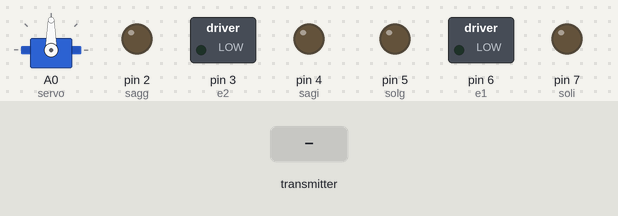
The sketch below on a simulated Arduino Uno, built with avr-gcc and run on an emulated ATmega328P. Shown: servo, switched loads named in the sketch (green lamp = pin HIGH), output pins drawn as LEDs (lit = HIGH). The inputs (shaded band) are chosen by the test bench. No radio packets arrive unless stated.

Above: at 1.2 s.
1.3 s: the transmitter starts sending joystick.0 = 0
At 2.5 s:
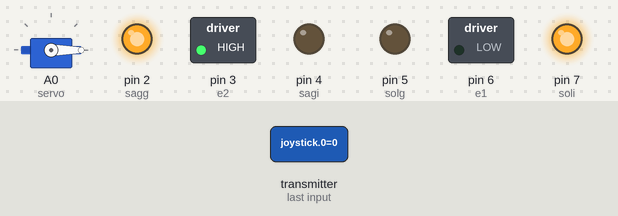
2.8 s: the transmitter starts sending joystick.1 = 256
At 3.9 s:
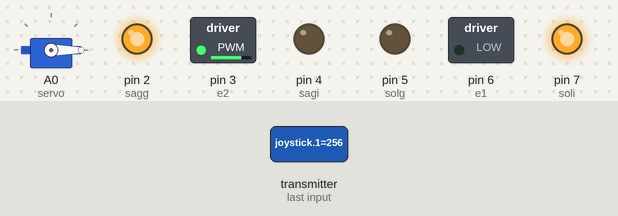
4.3 s: the transmitter starts sending joystick.0 = 256
At 5.0 s:
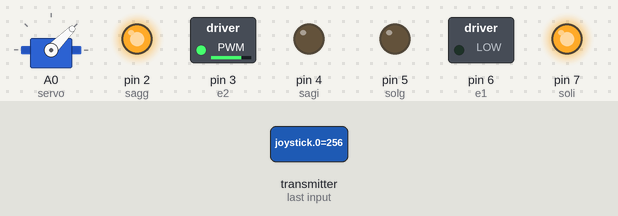
5.8 s: the transmitter starts sending joystick.1 = 0
At 6.2 s:
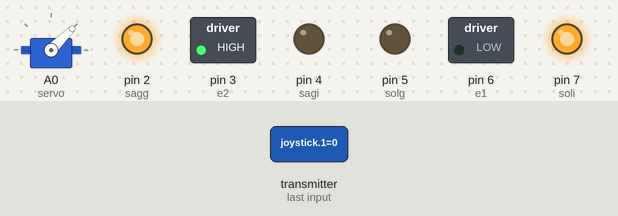
7.3 s: the transmitter starts sending joystick.0 = 512
At 8.5 s:
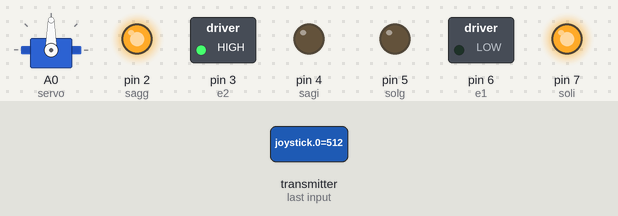
8.8 s: the transmitter starts sending joystick.1 = 512
At 9.6 s:
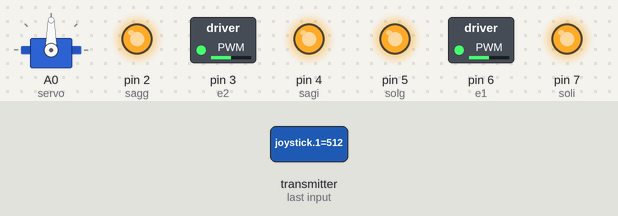
Timing chart, 0 to 11.3 s (numbered marks = the images above; inputs shaded):
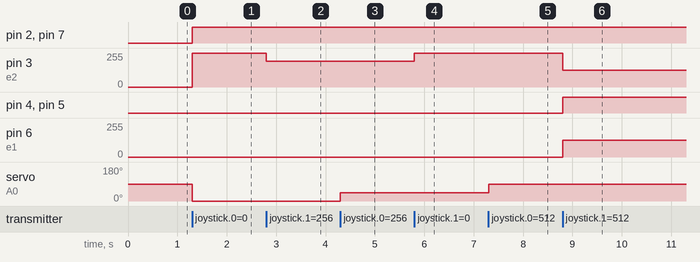

Measured:
- after the input at 1.3 s, pin 2 (sagg), pin 7 (soli): LOW → HIGH at once; pin 3 (e2): 0/255 → 255/255 at once; servo on A0 (servo): 90° → 0° at once
- after the input at 2.8 s, pin 3 (e2): 255/255 → 192/255 at once
- after the input at 4.3 s, servo on A0 (servo): 0° → 45° at once
- after the input at 5.8 s, pin 3 (e2): 192/255 → 255/255 at once
- after the input at 7.3 s, servo on A0 (servo): 45° → 90° at once
- after the input at 8.8 s, pin 3 (e2): 255/255 → 127/255 at once; pin 4 (sagi), pin 5 (solg): LOW → HIGH at once; pin 6 (e1): 0/255 → 127/255 at once

The sketch:

gemi_alici_receiver_.ino
```cpp
//ARDUINO HOCAM UZAKTAN KUMANDALI GEMİ PROJESİ
//ALICI KODLARI

#include <SPI.h>
#include <nRF24L01.h>
#include <RF24.h>
#include<Servo.h>

Servo servo;

#define CE_PIN   8
#define CSN_PIN 9

const int soli = 7; //l298n in1 bağlantısı
const int solg = 5;//in2
const int sagi = 4;//in3
const int sagg = 2;//in4
const int e1 = 6;//enable a
const int e2 = 3;//enable b

const uint64_t pipe = 0xE8E8F0F0E1LL;

RF24 radio(CE_PIN, CSN_PIN);
int joystick[2];  //gelen veriler

void setup() {
  servo.attach(A0);
  radio.begin();
  radio.openReadingPipe(1, pipe);
  radio.startListening();;
  Serial.begin(9600);
  servo.write(90);
  pinMode(soli, OUTPUT);
  pinMode(solg, OUTPUT);
  pinMode(sagi, OUTPUT);
  pinMode(sagg, OUTPUT);
  pinMode(e1, OUTPUT);
  pinMode(e2, OUTPUT);
}

void loop() {


  if (radio.available())
  {
    radio.read( joystick, sizeof(joystick) ); //Gelen veriler 2 elemanlı olarak okunacak
    gemi(joystick[0], joystick[1]); // Sonra bu verileri kullanacağım "gemi" adlı fonksiyonu yazıyoruz

  }


}
void gemi(int X_ekseni, int Y_ekseni) {

  int  hiz1 = map(Y_ekseni, 0, 1023, 0, 255);
  int  hiz3 = map(X_ekseni, 0, 1023, 0, 180);//servo için değerler

servo.write(hiz3);

  if (hiz1 < 122) //geri giderken
  {
    int  hiz2 = 255 - hiz1;


    analogWrite(e2, hiz2 );
    digitalWrite(soli, hiz2);
    digitalWrite(solg, LOW);
    digitalWrite(sagg, hiz2);
    digitalWrite(sagi
    , LOW);
  }

  if (hiz1 > 133)//ileri giderken
  {
    analogWrite(e2, hiz1);
    digitalWrite(solg,  hiz1);
    digitalWrite(soli, LOW);
    digitalWrite(sagi,  hiz1);
    digitalWrite(sagg, LOW);
  }
  if (hiz1 >= 122 && hiz1 <= 133) //dururken
  { analogWrite(e1, hiz1);
    analogWrite(e2, hiz1);
    digitalWrite(solg, HIGH);
    digitalWrite(soli, HIGH);
    digitalWrite(sagi, HIGH);
    digitalWrite(sagg, HIGH);
  }


}
```
